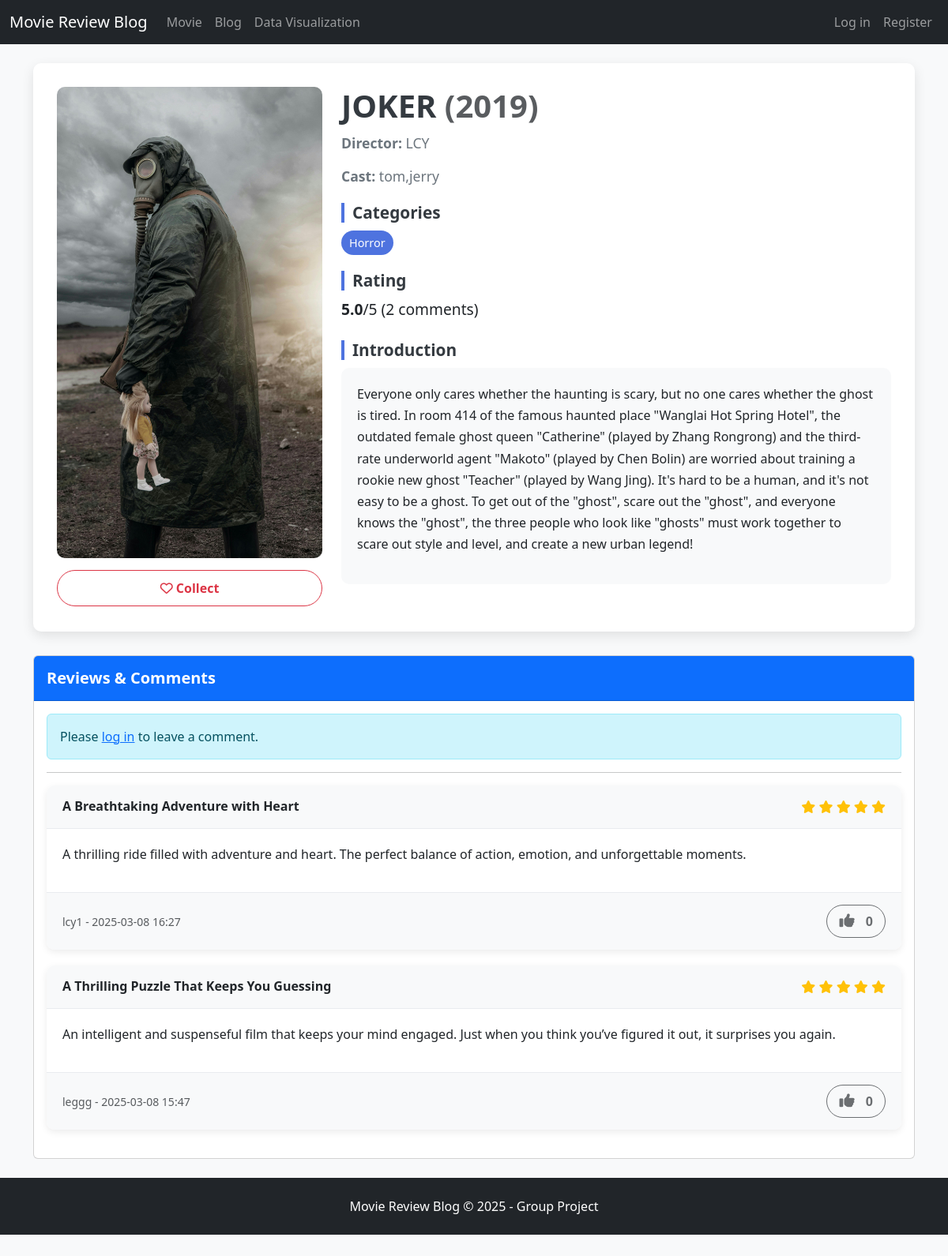
/film/1/, run on the app's committed database.
### films/models.py (models this page shows, shortened)
class Film(models.Model):
    title = models.CharField(max_length=200)
    director = models.CharField(max_length=200)
    actors = models.TextField()
    release_year = models.IntegerField()
    poster = models.ImageField(upload_to='posters/', blank=True)
    categories = models.ManyToManyField(Category)
    description = models.TextField()
    uploader = models.ForeignKey(User, on_delete=models.SET_NULL, null=True, related_name='uploaded_films')\
    created_at = models.DateTimeField(auto_now_add=True)
    def average_rating(self):
        reviews = self.reviews.all()
        if reviews:
            result = self.reviews.aggregate(avg=Avg('rating'))['avg']
            return result if result is not None else 0
        return 0
    @property
    def review_count(self):
        return self.reviews.count()

class Category(models.Model):
    name = models.CharField(max_length=100, unique=True)
    class Meta:
        verbose_name_plural = "Categories"

class Review(models.Model):
    film = models.ForeignKey(Film, on_delete=models.CASCADE, related_name='reviews')
    user = models.ForeignKey(User, on_delete=models.CASCADE, related_name='film_reviews')
    title = models.CharField(max_length=200)
    content = models.TextField()
    rating = models.PositiveSmallIntegerField(choices=[(i, i) for i in range(1, 6)])
    created_at = models.DateTimeField(auto_now_add=True)
    updated_at = models.DateTimeField(auto_now=True)

### films/views.py (the view)
# urls.py: path('film/<int:film_id>/', views.film_detail, name='film_detail'),
def film_detail(request, film_id):
    film = get_object_or_404(
        Film.objects.prefetch_related('reviews__likes'),
        id=film_id
    )
    reviews = film.reviews.all().order_by('-created_at')
    is_favorite = False
    if request.user.is_authenticated:
        is_favorite = Favorite.objects.filter(user=request.user, film=film).exists()
        for review in reviews:
            review.is_liked_by_user = review.likes.filter(user=request.user).exists()
            review.like_count = review.likes.count()
    else:
        for review in reviews:
            review.is_liked_by_user = False
            review.like_count = review.likes.count()
    form = ReviewForm()
    context = {
        'film': film,
        'reviews': reviews,
        'form': form,
        'is_favorite': is_favorite
    }
    return render(request, 'films/film_detail.html', context)

### templates/films/film_detail.html (shortened to what this page needs)
{% extends 'base.html' %}
{% load static %}
{% block extra_css %}
<link rel="stylesheet" href="{% static 'css/film_detail.css' %}">
<link rel="stylesheet" href="{% static 'css/film_card.css' %}">
<link rel="stylesheet" href="{% static 'css/review.css' %}">
{% endblock %}
{% block content %}
<div class="film-detail-container">
    <div class="row">
        <div class="col-md-4">
            <div class="film-poster-container">
                <img src="{% if film.poster %}{{ film.poster.url }}{% else %}/static/img/no-poster.jpg{% endif %}" class="img-fluid rounded" alt="{{ film.title }}">
            </div>
            <button id="favorite-btn" class="btn favorite-btn w-100 {% if is_favorite %}favorited{% else %}not-favorited{% endif %}"
                    data-url="{% url 'toggle_favorite' film.id %}">
                <i class="{% if is_favorite %}fas{% else %}far{% endif %} fa-heart"></i>
                {% if is_favorite %}Already saved{% else %}Collect{% endif %}
            </button>
        </div>
        <div class="col-md-8">
            <h1 class="film-title">{{ film.title }} <span class="text-muted">({{ film.release_year }})</span></h1>
            <div class="film-meta">
                <p><strong>Director:</strong> {{ film.director }}</p>
                <p><strong>Cast:</strong> {{ film.actors }}</p>
            </div>
            <div class="film-category">
                <h5 class="section-title">Categories</h5>
                {% for category in film.categories.all %}
                    <a href="{% url 'category_films' category.name %}" class="category-badge">{{ category.name }}</a>
                {% endfor %}
            </div>
            <div class="mb-4">
                <h5 class="section-title">Rating</h5>
                <div class="rating-display">
                    <div>
                        <span id="average-rating" class="fw-bold">{{ film.average_rating|floatformat:1 }}</span>/5
                        (<span id="rating-count">{{ film.review_count }}</span> comments)
                    </div>
                </div>
            </div>
            <div class="mb-4">
                <h5 class="section-title">Introduction</h5>
                <div class="film-description">
                    <p>{{ film.description }}</p>
                </div>
            </div>
        </div>
    </div>
</div>
<div class="card">
    <div class="card-header bg-primary text-white py-3">
        <h5 class="m-0 fw-bold">Reviews & Comments</h5>
    </div>
    <div class="card-body">
        {% if user.is_authenticated %}
            <div class="review-form-container">
                <h5 class="mb-3">Write a Review</h5>
                <form id="review-form" method="post" action="{% url 'add_review' film.id %}">
                    {% csrf_token %}
                    <div class="mb-3">
                        <label for="{{ form.title.id_for_label }}" class="form-label">Title</label>
                        {{ form.title }}
                    </div>
                    <div class="mb-3">
                        <label for="{{ form.content.id_for_label }}" class="form-label">Content</label>
                        {{ form.content }}
                    </div>
                    <div class="mb-3">
                        <label class="form-label">Rating</label>
                        <input type="hidden" name="rating" id="id_rating_hidden" value="0">
                        <div class="star-rating-container">
                            <div class="star-rating">
                                <i class="far fa-star star-rating-item" data-rating="1"></i>
                                <i class="far fa-star star-rating-item" data-rating="2"></i>
                                <i class="far fa-star star-rating-item" data-rating="3"></i>
                                <i class="far fa-star star-rating-item" data-rating="4"></i>
                                <i class="far fa-star star-rating-item" data-rating="5"></i>
                                <span class="ms-2 selected-rating">0</span><span class="ms-1">stars</span>
                            </div>
                        </div>
                    </div>
                    <button type="submit" class="btn btn-primary">Submit a review</button>
                </form>
                <div id="review-success" class="alert alert-success mt-3" style="display:none;">
                    Comment submitted successfully!
                </div>
            </div>
        {% else %}
            <div class="alert alert-info">
                Please <a href="{% url 'login' %}">log in</a> to leave a comment.
            </div>
        {% endif %}
        <hr>
        <div id="reviews-list">
            {% for review in reviews %}
                <div class="review-card">
                    <div class="review-header d-flex justify-content-between align-items-center">
                        <h6 class="m-0 fw-bold">{{ review.title }}</h6>
                        <div>
                            {% for i in "12345" %}
                                {% if forloop.counter <= review.rating %}
                                    <i class="fas fa-star text-warning"></i>
                                {% else %}
                                    <i class="far fa-star text-warning"></i>
                                {% endif %}
                            {% endfor %}
                        </div>
                    </div>
                    <div class="review-body">
                        <p>{{ review.content }}</p>
                    </div>
                    <div class="review-footer">
                        <div>
                            <small class="text-muted">{{ review.user.username }} - {{ review.created_at|date:"Y-m-d H:i" }}</small>
                        </div>
                        {% if user.is_authenticated %}
                            <button class="btn like-button {% if review.is_liked_by_user %}liked{% else %}not-liked{% endif %}"
                                    data-review-id="{{ review.id }}">
                                <i class="fas fa-thumbs-up"></i>
                                <span class="like-count">{{ review.like_count }}</span>
                            </button>
                        {% else %}
                            <button class="btn like-button disabled" disabled>
                                <i class="fas fa-thumbs-up"></i>
                                <span class="like-count">{{ review.like_count }}</span>
                            </button>
                        {% endif %}
                    </div>
                </div>
            {% empty %}
                <div class="alert alert-info">
                    No comments yet. Be the first to leave a review!
                </div>
            {% endfor %}
        </div>
    </div>
</div>
{% endblock %}

### templates/base.html (shortened to what this page needs)
<!DOCTYPE html>
<html lang="en" class="h-100">
{% load static %}
<head>
    <link href="https://cdn.jsdelivr.net/npm/bootstrap@5.3.0/dist/css/bootstrap.min.css" rel="stylesheet">
    <link rel="stylesheet" href="https://cdnjs.cloudflare.com/ajax/libs/font-awesome/6.4.2/css/all.min.css">
    <link rel="stylesheet" href="{% static 'css/base.css' %}">
    {% block extra_css %}{% endblock %}
</head>
<body class="d-flex flex-column min-vh-100">
    <nav class="navbar navbar-expand-lg navbar-dark bg-dark">
        <div class="container-fluid">
            <a class="navbar-brand" href="{% url 'film_list' %}">Movie Review Blog</a>
            <div class="collapse navbar-collapse" id="navbarNav">
                <ul class="navbar-nav me-auto mb-2 mb-lg-0">
                    <li class="nav-item">
                        <a class="nav-link" href="{% url 'film_list' %}">Movie</a>
                    </li>
                    <li class="nav-item">
                        <a class="nav-link" href="{% url 'blog_list' %}">Blog</a>
                    </li>
                    <li class="nav-item">
                        <a class="nav-link" href="{% url 'data_visualization' %}">Data Visualization</a>
                    </li>
                </ul>
                <ul class="navbar-nav ms-auto">
                    {% if user.is_authenticated %}
                        <li class="nav-item dropdown">
                            <a class="nav-link dropdown-toggle" href="#" id="navbarDropdown" role="button" data-bs-toggle="dropdown" aria-expanded="false">
                                {{ user.username }}
                            </a>
                            <ul class="dropdown-menu dropdown-menu-end">
                                <li><a class="dropdown-item" href="{% url 'profile' %}">Personal Homepage</a></li>
                                <li><a class="dropdown-item" href="{% url 'favorites' %}">Favorite Movies</a></li>
                                <li><a class="dropdown-item" href="{% url 'my_blogs' %}">My Blog</a></li>
                                <li><hr class="dropdown-divider"></li>
                                <li>
                                    <form method="post" action="{% url 'logout' %}" class="d-inline">
                                        {% csrf_token %}
                                        <button type="submit" class="dropdown-item" style="background: none; border: none; width: 100%; text-align: left;">
                                            Log out
                                        </button>
                                    </form>
                                </li>
                            </ul>
                        </li>
                    {% else %}
                        <li class="nav-item">
                            <a class="nav-link" href="{% url 'login' %}">Log in</a>
                        </li>
                        <li class="nav-item">
                            <a class="nav-link" href="{% url 'register' %}">Register</a>
                        </li>
                    {% endif %}
                </ul>
            </div>
        </div>
    </nav>
    <main class="container py-4 flex-grow-1 d-flex flex-column">
        {% block content %}{% endblock %}
    </main>
    <footer class="bg-dark text-white py-4 mt-auto">
        <div class="container-fluid text-center">
            <p class="mb-0">Movie Review Blog &copy; {% now "Y" %} - Group Project</p>
        </div>
    </footer>
</body>
</html>

### static/css/base.css (style rules this page uses)
body { padding-bottom: 70px; background-color: #f8f9fa; }
.btn { transition: all 0.3s; }
.section-title { font-size: 1.3rem; font-weight: 600; color: #343a40; margin-bottom: 10px; border-left: 4px solid #4e73df; padding-left: 10px; }

### static/css/film_detail.css (style rules this page uses)
.film-detail-container { background-color: #fff; border-radius: 10px; box-shadow: 0 5px 15px rgba(0,0,0,0.1); padding: 30px; margin-bottom: 30px; }
.film-title { font-size: 2.5rem; font-weight: 700; margin-bottom: 10px; color: #343a40; }
.film-meta { color: #6c757d; margin-bottom: 20px; font-size: 1.1rem; }
.film-category { margin-bottom: 20px; }
.category-badge { font-size: 0.9rem; padding: 5px 10px; margin-right: 8px; border-radius: 50px; background-color: #4e73df; color: white; transition: all 0.3s; text-decoration: none; display: inline-block; }
.film-description { background-color: #f8f9fa; padding: 20px; border-radius: 10px; margin-bottom: 30px; line-height: 1.7; }
.rating-display { display: flex; align-items: center; font-size: 1.2rem; margin-bottom: 20px; }
.favorite-btn { border-radius: 50px; padding: 10px 15px; font-weight: 600; transition: all 0.3s; margin-top: 15px; }
.favorite-btn.not-favorited { background-color: white; color: #dc3545; border-color: #dc3545; }

### static/css/film_card.css (style rules this page uses)
.film-poster-container { position: relative; overflow: hidden; border-radius: 10px; }
.film-poster-container img { transition: transform 0.5s ease; }

### static/css/review.css (style rules this page uses)
.review-card { border: none; border-radius: 10px; box-shadow: 0 3px 10px rgba(0,0,0,0.08); margin-bottom: 20px; overflow: hidden; transition: transform 0.3s; }
.review-header { background-color: #f8f9fa; border-bottom: 1px solid #e9ecef; padding: 15px 20px; }
.review-body { padding: 20px; }
.review-footer { display: flex; justify-content: space-between; align-items: center; padding: 15px 20px; background-color: #f8f9fa; border-top: 1px solid #e9ecef; }
.like-button { padding: 8px 15px; border-radius: 50px; transition: all 0.3s ease; background-color: transparent; border: 1px solid #007bff; color: #007bff; }
.like-button i { font-size: 1.2rem; margin-right: 5px; transition: transform 0.3s ease; }
.like-count { font-weight: bold; margin-left: 5px; }

### data on the page
Film: poster (picture), title "JOKER", release_year "2019", director "LCY", actors "tom,jerry", average_rating "5.0", review_count "2", description "Everyone only cares whether the haunting is scary, but no one cares whether the ghost is tired. In room 414 of the famous haunted place \"Wanglai Hot Spring Hotel\", the outdated female ghost queen \"Catherine\" (played by Zhang Rongrong) and the third-rate underworld agent \"Makoto\" (played by Chen Bolin) are worried about training a rookie new ghost \"Teacher\" (played by Wang Jing). It's hard to be a human, and it's not easy to be a ghost. To get out of the \"ghost\", scare out the \"ghost\", and everyone knows the \"ghost\", the three people who look like \"ghosts\" must work together to scare out style and level, and create a new urban legend!"
Category: name "Horror"
Review: title "A Breathtaking Adventure with Heart", rating 5 (drawn), content "A thrilling ride filled with adventure and heart. The perfect balance of action, emotion, and unforgettable moments.", user.username "lcy1", created_at "2025-03-08 16:27", like_count "0"
Review: title "A Thrilling Puzzle That Keeps You Guessing", rating 5 (drawn), content "An intelligent and suspenseful film that keeps your mind engaged. Just when you think you’ve figured it out, it surprises you again.", user.username "leggg", created_at "2025-03-08 15:47", like_count "0"
